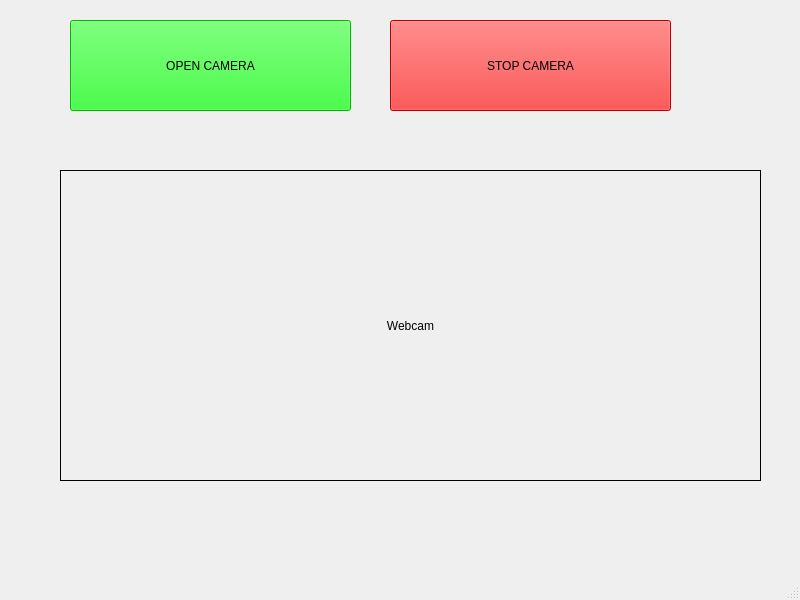
<?xml version="1.0" encoding="UTF-8"?>
<ui version="4.0">
 <class>MainWindow</class>
 <widget class="QMainWindow" name="MainWindow">
  <property name="geometry">
   <rect>
    <x>0</x>
    <y>0</y>
    <width>800</width>
    <height>600</height>
   </rect>
  </property>
  <property name="windowTitle">
   <string>MainWindow</string>
  </property>
  <widget class="QWidget" name="centralwidget">
   <widget class="QPushButton" name="openCamera">
    <property name="geometry">
     <rect>
      <x>70</x>
      <y>20</y>
      <width>281</width>
      <height>91</height>
     </rect>
    </property>
    <property name="styleSheet">
     <string notr="true">background-color: rgb(0, 255, 0);</string>
    </property>
    <property name="text">
     <string>OPEN CAMERA</string>
    </property>
   </widget>
   <widget class="QLabel" name="lblImage">
    <property name="geometry">
     <rect>
      <x>60</x>
      <y>170</y>
      <width>701</width>
      <height>311</height>
     </rect>
    </property>
    <property name="styleSheet">
     <string notr="true"/>
    </property>
    <property name="frameShape">
     <enum>QFrame::Box</enum>
    </property>
    <property name="text">
     <string>Webcam</string>
    </property>
    <property name="alignment">
     <set>Qt::AlignCenter</set>
    </property>
   </widget>
   <widget class="QPushButton" name="stopCamera">
    <property name="geometry">
     <rect>
      <x>390</x>
      <y>20</y>
      <width>281</width>
      <height>91</height>
     </rect>
    </property>
    <property name="styleSheet">
     <string notr="true">background-color: rgb(255, 0, 0);</string>
    </property>
    <property name="text">
     <string>STOP CAMERA</string>
    </property>
   </widget>
  </widget>
  <widget class="QMenuBar" name="menubar">
   <property name="geometry">
    <rect>
     <x>0</x>
     <y>0</y>
     <width>800</width>
     <height>26</height>
    </rect>
   </property>
  </widget>
  <widget class="QStatusBar" name="statusbar"/>
 </widget>
 <resources/>
 <connections/>
</ui>
